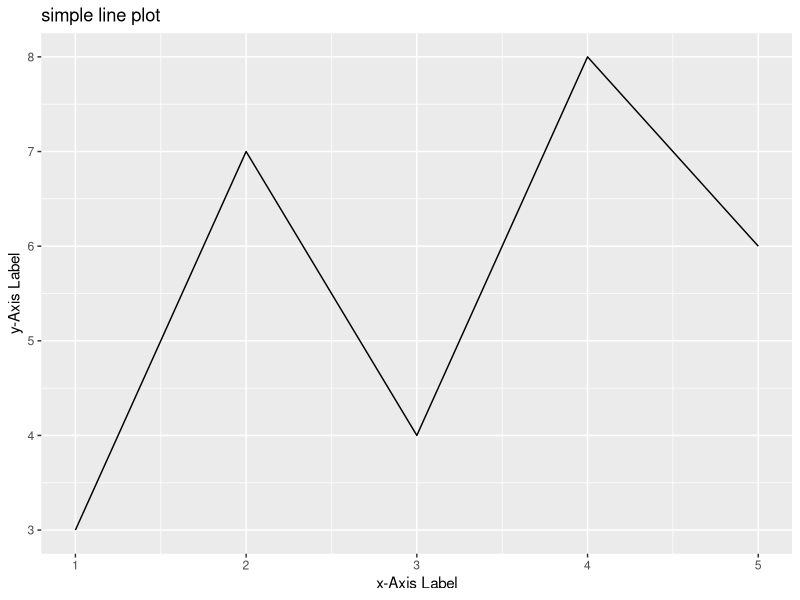

Recreate this plot in R.
# Add titles and axis labels to your plot using ggplot2.

# Load ggplot2
library(ggplot2)

# Create example data 

x<-c(1,2,3,4,5)
y<-c(3,7,4,8,6)
data<-data.frame(x,y)

# Create a line plot with titles and labels
ggplot(data,aes(x=x,y=y)) +
  geom_line() +
  ggtitle("simple line plot") +
  xlab("x-Axis Label")+
  ylab("y-Axis Label")
  